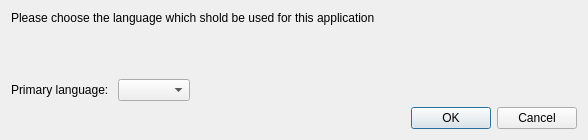
<?xml version="1.0" encoding="UTF-8"?>
<ui version="4.0">
 <class>LanguageDialog</class>
 <widget class="QDialog" name="LanguageDialog">
  <property name="geometry">
   <rect>
    <x>0</x>
    <y>0</y>
    <width>588</width>
    <height>140</height>
   </rect>
  </property>
  <property name="windowTitle">
   <string>Switch Application Language</string>
  </property>
  <layout class="QVBoxLayout" name="verticalLayout">
   <item>
    <widget class="QLabel" name="label">
     <property name="text">
      <string>Please choose the language which shold be used for this application</string>
     </property>
    </widget>
   </item>
   <item>
    <spacer name="verticalSpacer">
     <property name="orientation">
      <enum>Qt::Vertical</enum>
     </property>
     <property name="sizeHint" stdset="0">
      <size>
       <width>20</width>
       <height>40</height>
      </size>
     </property>
    </spacer>
   </item>
   <item>
    <layout class="QHBoxLayout" name="horizontalLayout">
     <item>
      <widget class="QLabel" name="label_2">
       <property name="text">
        <string>Primary language: </string>
       </property>
      </widget>
     </item>
     <item>
      <widget class="QComboBox" name="languageComboBox"/>
     </item>
     <item>
      <spacer name="horizontalSpacer">
       <property name="orientation">
        <enum>Qt::Horizontal</enum>
       </property>
       <property name="sizeHint" stdset="0">
        <size>
         <width>40</width>
         <height>20</height>
        </size>
       </property>
      </spacer>
     </item>
    </layout>
   </item>
   <item>
    <widget class="QDialogButtonBox" name="buttonBox">
     <property name="orientation">
      <enum>Qt::Horizontal</enum>
     </property>
     <property name="standardButtons">
      <set>QDialogButtonBox::Cancel|QDialogButtonBox::Ok</set>
     </property>
    </widget>
   </item>
  </layout>
 </widget>
 <resources/>
 <connections>
  <connection>
   <sender>buttonBox</sender>
   <signal>accepted()</signal>
   <receiver>LanguageDialog</receiver>
   <slot>accept()</slot>
   <hints>
    <hint type="sourcelabel">
     <x>248</x>
     <y>254</y>
    </hint>
    <hint type="destinationlabel">
     <x>157</x>
     <y>274</y>
    </hint>
   </hints>
  </connection>
  <connection>
   <sender>buttonBox</sender>
   <signal>rejected()</signal>
   <receiver>LanguageDialog</receiver>
   <slot>reject()</slot>
   <hints>
    <hint type="sourcelabel">
     <x>316</x>
     <y>260</y>
    </hint>
    <hint type="destinationlabel">
     <x>286</x>
     <y>274</y>
    </hint>
   </hints>
  </connection>
 </connections>
</ui>
